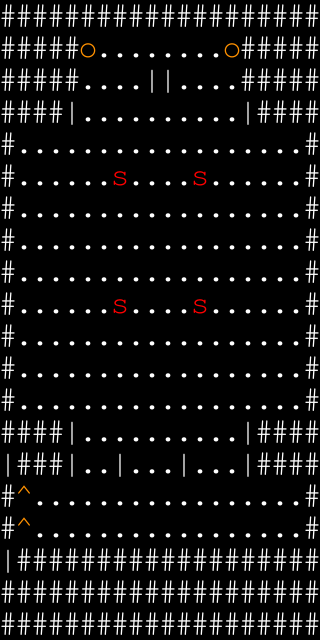

A 2D game scene composited from a Tiled map and its tileset images. What follows is a short description and the map's XML, with every tile layer's data as written:
An orthogonal 20x20 tile map with 16x32 px tiles, 3 tile layers (Terrain, Orb, Foes).

<map version="1.10" tiledversion="1.11.2" orientation="orthogonal" renderorder="right-down" width="20" height="20" tilewidth="16" tileheight="32" infinite="0" nextlayerid="4" nextobjectid="1">
 <properties>
  <property name="fp_regen" type="int" value="4" />
  <property name="name" value="Template" />
  <property name="senses" value="Self;Sight;Touch;Hearing" />
  <property name="timeline_length" type="int" value="100" />
  <property name="timeline_type" value="Asynchronous" />
 </properties>
 <tileset firstgid="1" source="tileset/editor.tsx" />
 <layer id="1" name="Terrain" width="20" height="20">
  <data encoding="csv">
5,5,5,5,5,5,5,5,5,5,5,5,5,5,5,5,5,5,5,5,
5,5,5,5,5,1,1,1,1,1,1,1,1,1,1,5,5,5,5,5,
5,5,5,5,5,1,1,1,1,6,6,1,1,1,1,5,5,5,5,5,
5,5,5,5,6,1,1,1,1,1,1,1,1,1,1,6,5,5,5,5,
5,1,1,1,1,1,1,1,1,1,1,1,1,1,1,1,1,1,1,5,
5,1,1,1,1,1,1,1,1,1,1,1,1,1,1,1,1,1,1,5,
5,1,1,1,1,1,1,1,1,1,1,1,1,1,1,1,1,1,1,5,
5,1,1,1,1,1,1,1,1,1,1,1,1,1,1,1,1,1,1,5,
5,1,1,1,1,1,1,1,1,1,1,1,1,1,1,1,1,1,1,5,
5,1,1,1,1,1,1,1,1,1,1,1,1,1,1,1,1,1,1,5,
5,1,1,1,1,1,1,1,1,1,1,1,1,1,1,1,1,1,1,5,
5,1,1,1,1,1,1,1,1,1,1,1,1,1,1,1,1,1,1,5,
5,1,1,1,1,1,1,1,1,1,1,1,1,1,1,1,1,1,1,5,
5,5,5,5,6,1,1,1,1,1,1,1,1,1,1,6,5,5,5,5,
6,5,5,5,6,1,1,6,1,1,1,6,1,1,1,6,5,5,5,5,
5,3,1,1,1,1,1,1,1,1,1,1,1,1,1,1,1,1,1,5,
5,3,1,1,1,1,1,1,1,1,1,1,1,1,1,1,1,1,1,5,
6,5,5,5,5,5,5,5,5,5,5,5,5,5,5,5,5,5,5,5,
5,5,5,5,5,5,5,5,5,5,5,5,5,5,5,5,5,5,5,5,
5,5,5,5,5,5,5,5,5,5,5,5,5,5,5,5,5,5,5,5
</data>
 </layer>
 <layer id="3" name="Orb" width="20" height="20">
  <data encoding="csv">
0,0,0,0,0,0,0,0,0,0,0,0,0,0,0,0,0,0,0,0,
0,0,0,0,0,4,0,0,0,0,0,0,0,0,4,0,0,0,0,0,
0,0,0,0,0,0,0,0,0,0,0,0,0,0,0,0,0,0,0,0,
0,0,0,0,0,0,0,0,0,0,0,0,0,0,0,0,0,0,0,0,
0,0,0,0,0,0,0,0,0,0,0,0,0,0,0,0,0,0,0,0,
0,0,0,0,0,0,0,0,0,0,0,0,0,0,0,0,0,0,0,0,
0,0,0,0,0,0,0,0,0,0,0,0,0,0,0,0,0,0,0,0,
0,0,0,0,0,0,0,0,0,0,0,0,0,0,0,0,0,0,0,0,
0,0,0,0,0,0,0,0,0,0,0,0,0,0,0,0,0,0,0,0,
0,0,0,0,0,0,0,0,0,0,0,0,0,0,0,0,0,0,0,0,
0,0,0,0,0,0,0,0,0,0,0,0,0,0,0,0,0,0,0,0,
0,0,0,0,0,0,0,0,0,0,0,0,0,0,0,0,0,0,0,0,
0,0,0,0,0,0,0,0,0,0,0,0,0,0,0,0,0,0,0,0,
0,0,0,0,0,0,0,0,0,0,0,0,0,0,0,0,0,0,0,0,
0,0,0,0,0,0,0,0,0,0,0,0,0,0,0,0,0,0,0,0,
0,0,0,0,0,0,0,0,0,0,0,0,0,0,0,0,0,0,0,0,
0,0,0,0,0,0,0,0,0,0,0,0,0,0,0,0,0,0,0,0,
0,0,0,0,0,0,0,0,0,0,0,0,0,0,0,0,0,0,0,0,
0,0,0,0,0,0,0,0,0,0,0,0,0,0,0,0,0,0,0,0,
0,0,0,0,0,0,0,0,0,0,0,0,0,0,0,0,0,0,0,0
</data>
 </layer>
 <layer id="2" name="Foes" width="20" height="20">
  <data encoding="csv">
0,0,0,0,0,0,0,0,0,0,0,0,0,0,0,0,0,0,0,0,
0,0,0,0,0,0,0,0,0,0,0,0,0,0,0,0,0,0,0,0,
0,0,0,0,0,0,0,0,0,0,0,0,0,0,0,0,0,0,0,0,
0,0,0,0,0,0,0,0,0,0,0,0,0,0,0,0,0,0,0,0,
0,0,0,0,0,0,0,0,0,0,0,0,0,0,0,0,0,0,0,0,
0,0,0,0,0,0,0,7,0,0,0,0,7,0,0,0,0,0,0,0,
0,0,0,0,0,0,0,0,0,0,0,0,0,0,0,0,0,0,0,0,
0,0,0,0,0,0,0,0,0,0,0,0,0,0,0,0,0,0,0,0,
0,0,0,0,0,0,0,0,0,0,0,0,0,0,0,0,0,0,0,0,
0,0,0,0,0,0,0,7,0,0,0,0,7,0,0,0,0,0,0,0,
0,0,0,0,0,0,0,0,0,0,0,0,0,0,0,0,0,0,0,0,
0,0,0,0,0,0,0,0,0,0,0,0,0,0,0,0,0,0,0,0,
0,0,0,0,0,0,0,0,0,0,0,0,0,0,0,0,0,0,0,0,
0,0,0,0,0,0,0,0,0,0,0,0,0,0,0,0,0,0,0,0,
0,0,0,0,0,0,0,0,0,0,0,0,0,0,0,0,0,0,0,0,
0,0,0,0,0,0,0,0,0,0,0,0,0,0,0,0,0,0,0,0,
0,0,0,0,0,0,0,0,0,0,0,0,0,0,0,0,0,0,0,0,
0,0,0,0,0,0,0,0,0,0,0,0,0,0,0,0,0,0,0,0,
0,0,0,0,0,0,0,0,0,0,0,0,0,0,0,0,0,0,0,0,
0,0,0,0,0,0,0,0,0,0,0,0,0,0,0,0,0,0,0,0
</data>
 </layer>
</map>
